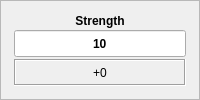
                <widget class="QFrame" name="frameStrength">
                 <property name="frameShape">
                  <enum>QFrame::StyledPanel</enum>
                 </property>
                 <property name="frameShadow">
                  <enum>QFrame::Raised</enum>
                 </property>
                 <layout class="QGridLayout" name="gridLayout_6">
                  <property name="leftMargin">
                   <number>0</number>
                  </property>
                  <property name="topMargin">
                   <number>0</number>
                  </property>
                  <property name="rightMargin">
                   <number>0</number>
                  </property>
                  <property name="bottomMargin">
                   <number>0</number>
                  </property>
                  <property name="spacing">
                   <number>0</number>
                  </property>
                  <item row="1" column="0">
                   <widget class="QLabel" name="lblFrameStrengthLeft">
                    <property name="sizePolicy">
                     <sizepolicy hsizetype="Fixed" vsizetype="Ignored">
                      <horstretch>0</horstretch>
                      <verstretch>0</verstretch>
                     </sizepolicy>
                    </property>
                    <property name="minimumSize">
                     <size>
                      <width>10</width>
                      <height>0</height>
                     </size>
                    </property>
                    <property name="maximumSize">
                     <size>
                      <width>10</width>
                      <height>16777215</height>
                     </size>
                    </property>
                    <property name="pixmap">
                     <pixmap resource="resources.qrc">:/img/data/character_stat_left.png</pixmap>
                    </property>
                    <property name="scaledContents">
                     <bool>true</bool>
                    </property>
                   </widget>
                  </item>
                  <item row="2" column="0">
                   <widget class="QLabel" name="lblFrameStrengthBottomLeft">
                    <property name="sizePolicy">
                     <sizepolicy hsizetype="Fixed" vsizetype="Fixed">
                      <horstretch>0</horstretch>
                      <verstretch>0</verstretch>
                     </sizepolicy>
                    </property>
                    <property name="minimumSize">
                     <size>
                      <width>11</width>
                      <height>11</height>
                     </size>
                    </property>
                    <property name="maximumSize">
                     <size>
                      <width>11</width>
                      <height>11</height>
                     </size>
                    </property>
                    <property name="pixmap">
                     <pixmap resource="resources.qrc">:/img/data/character_stat_bottomleft.png</pixmap>
                    </property>
                    <property name="scaledContents">
                     <bool>true</bool>
                    </property>
                   </widget>
                  </item>
                  <item row="0" column="0">
                   <widget class="QLabel" name="lblFrameStrengthTopLeft">
                    <property name="sizePolicy">
                     <sizepolicy hsizetype="Fixed" vsizetype="Fixed">
                      <horstretch>0</horstretch>
                      <verstretch>0</verstretch>
                     </sizepolicy>
                    </property>
                    <property name="minimumSize">
                     <size>
                      <width>11</width>
                      <height>11</height>
                     </size>
                    </property>
                    <property name="maximumSize">
                     <size>
                      <width>11</width>
                      <height>11</height>
                     </size>
                    </property>
                    <property name="text">
                     <string/>
                    </property>
                    <property name="pixmap">
                     <pixmap resource="resources.qrc">:/img/data/character_stat_topleft.png</pixmap>
                    </property>
                    <property name="scaledContents">
                     <bool>true</bool>
                    </property>
                   </widget>
                  </item>
                  <item row="1" column="2">
                   <widget class="QLabel" name="lblFrameStrengthRight">
                    <property name="sizePolicy">
                     <sizepolicy hsizetype="Fixed" vsizetype="Ignored">
                      <horstretch>0</horstretch>
                      <verstretch>0</verstretch>
                     </sizepolicy>
                    </property>
                    <property name="minimumSize">
                     <size>
                      <width>11</width>
                      <height>0</height>
                     </size>
                    </property>
                    <property name="maximumSize">
                     <size>
                      <width>11</width>
                      <height>16777215</height>
                     </size>
                    </property>
                    <property name="pixmap">
                     <pixmap resource="resources.qrc">:/img/data/character_stat_right.png</pixmap>
                    </property>
                    <property name="scaledContents">
                     <bool>true</bool>
                    </property>
                   </widget>
                  </item>
                  <item row="2" column="2">
                   <widget class="QLabel" name="lblFrameStrengthBottomRight">
                    <property name="sizePolicy">
                     <sizepolicy hsizetype="Fixed" vsizetype="Fixed">
                      <horstretch>0</horstretch>
                      <verstretch>0</verstretch>
                     </sizepolicy>
                    </property>
                    <property name="minimumSize">
                     <size>
                      <width>11</width>
                      <height>11</height>
                     </size>
                    </property>
                    <property name="maximumSize">
                     <size>
                      <width>11</width>
                      <height>11</height>
                     </size>
                    </property>
                    <property name="pixmap">
                     <pixmap resource="resources.qrc">:/img/data/character_stat_bottomright.png</pixmap>
                    </property>
                    <property name="scaledContents">
                     <bool>true</bool>
                    </property>
                   </widget>
                  </item>
                  <item row="0" column="2">
                   <widget class="QLabel" name="lblFrameStrengthTopRight">
                    <property name="sizePolicy">
                     <sizepolicy hsizetype="Fixed" vsizetype="Fixed">
                      <horstretch>0</horstretch>
                      <verstretch>0</verstretch>
                     </sizepolicy>
                    </property>
                    <property name="minimumSize">
                     <size>
                      <width>11</width>
                      <height>11</height>
                     </size>
                    </property>
                    <property name="maximumSize">
                     <size>
                      <width>11</width>
                      <height>11</height>
                     </size>
                    </property>
                    <property name="text">
                     <string/>
                    </property>
                    <property name="pixmap">
                     <pixmap resource="resources.qrc">:/img/data/character_stat_topright.png</pixmap>
                    </property>
                    <property name="scaledContents">
                     <bool>true</bool>
                    </property>
                   </widget>
                  </item>
                  <item row="1" column="1">
                   <widget class="QFrame" name="frameStrengthContents">
                    <layout class="QVBoxLayout" name="verticalLayout_29" stretch="1,2,2">
                     <property name="spacing">
                      <number>2</number>
                     </property>
                     <property name="leftMargin">
                      <number>2</number>
                     </property>
                     <property name="topMargin">
                      <number>2</number>
                     </property>
                     <property name="rightMargin">
                      <number>2</number>
                     </property>
                     <property name="bottomMargin">
                      <number>2</number>
                     </property>
                     <item>
                      <widget class="QLabel" name="label_4">
                       <property name="font">
                        <font>
                         <bold>true</bold>
                        </font>
                       </property>
                       <property name="text">
                        <string>Strength</string>
                       </property>
                       <property name="alignment">
                        <set>Qt::AlignCenter</set>
                       </property>
                      </widget>
                     </item>
                     <item>
                      <widget class="QLineEdit" name="edtStr">
                       <property name="sizePolicy">
                        <sizepolicy hsizetype="Preferred" vsizetype="Preferred">
                         <horstretch>0</horstretch>
                         <verstretch>0</verstretch>
                        </sizepolicy>
                       </property>
                       <property name="font">
                        <font>
                         <bold>true</bold>
                        </font>
                       </property>
                       <property name="text">
                        <string>10</string>
                       </property>
                       <property name="alignment">
                        <set>Qt::AlignCenter</set>
                       </property>
                      </widget>
                     </item>
                     <item>
                      <widget class="QLabel" name="lblStrMod">
                       <property name="autoFillBackground">
                        <bool>false</bool>
                       </property>
                       <property name="frameShape">
                        <enum>QFrame::Box</enum>
                       </property>
                       <property name="frameShadow">
                        <enum>QFrame::Sunken</enum>
                       </property>
                       <property name="text">
                        <string>+0</string>
                       </property>
                       <property name="alignment">
                        <set>Qt::AlignCenter</set>
                       </property>
                      </widget>
                     </item>
                    </layout>
                   </widget>
                  </item>
                  <item row="0" column="1">
                   <widget class="QLabel" name="lblFrameStrengthTop">
                    <property name="sizePolicy">
                     <sizepolicy hsizetype="Ignored" vsizetype="Fixed">
                      <horstretch>0</horstretch>
                      <verstretch>0</verstretch>
                     </sizepolicy>
                    </property>
                    <property name="minimumSize">
                     <size>
                      <width>0</width>
                      <height>11</height>
                     </size>
                    </property>
                    <property name="maximumSize">
                     <size>
                      <width>16777215</width>
                      <height>11</height>
                     </size>
                    </property>
                    <property name="pixmap">
                     <pixmap resource="resources.qrc">:/img/data/character_stat_top.png</pixmap>
                    </property>
                    <property name="scaledContents">
                     <bool>true</bool>
                    </property>
                   </widget>
                  </item>
                  <item row="2" column="1">
                   <widget class="QLabel" name="lblFrameStrengthBottom">
                    <property name="sizePolicy">
                     <sizepolicy hsizetype="Ignored" vsizetype="Ignored">
                      <horstretch>0</horstretch>
                      <verstretch>0</verstretch>
                     </sizepolicy>
                    </property>
                    <property name="minimumSize">
                     <size>
                      <width>0</width>
                      <height>11</height>
                     </size>
                    </property>
                    <property name="maximumSize">
                     <size>
                      <width>16777215</width>
                      <height>11</height>
                     </size>
                    </property>
                    <property name="pixmap">
                     <pixmap resource="resources.qrc">:/img/data/character_stat_bottom.png</pixmap>
                    </property>
                    <property name="scaledContents">
                     <bool>true</bool>
                    </property>
                   </widget>
                  </item>
                 </layout>
                </widget>
